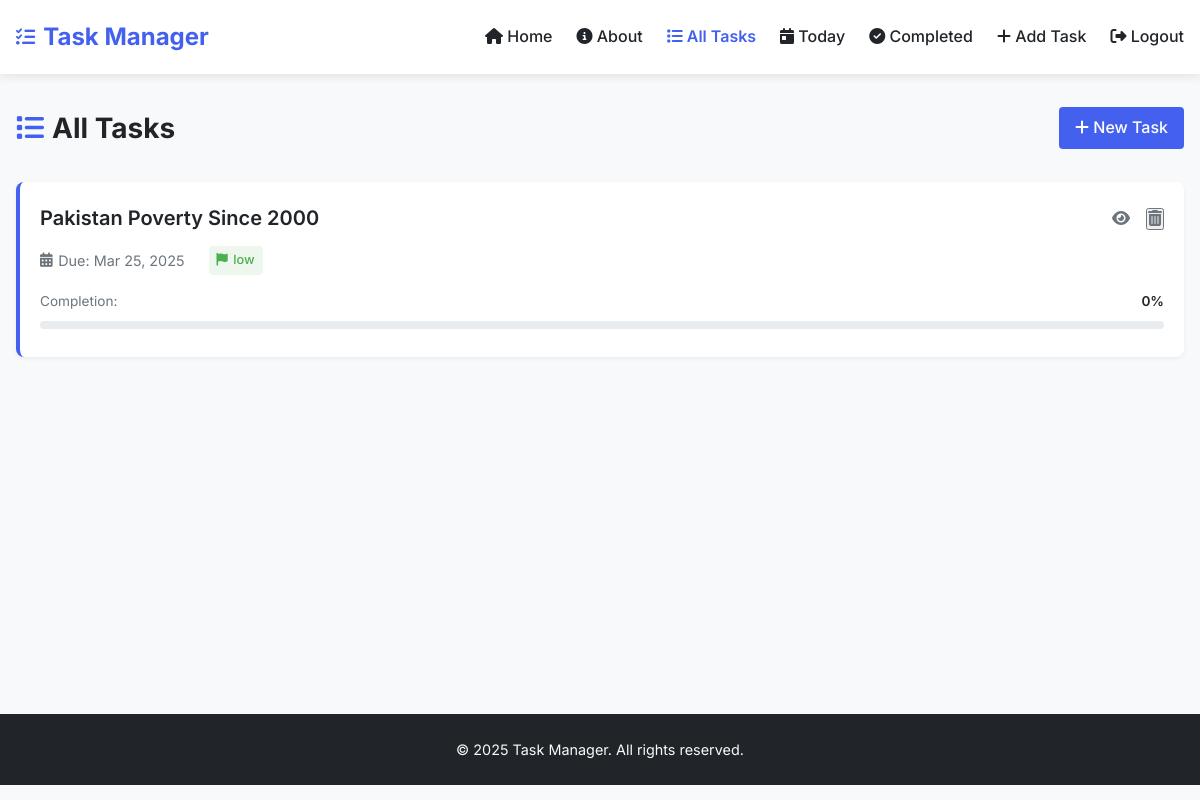
The app's page /all_tasks/ (signed in), older data.
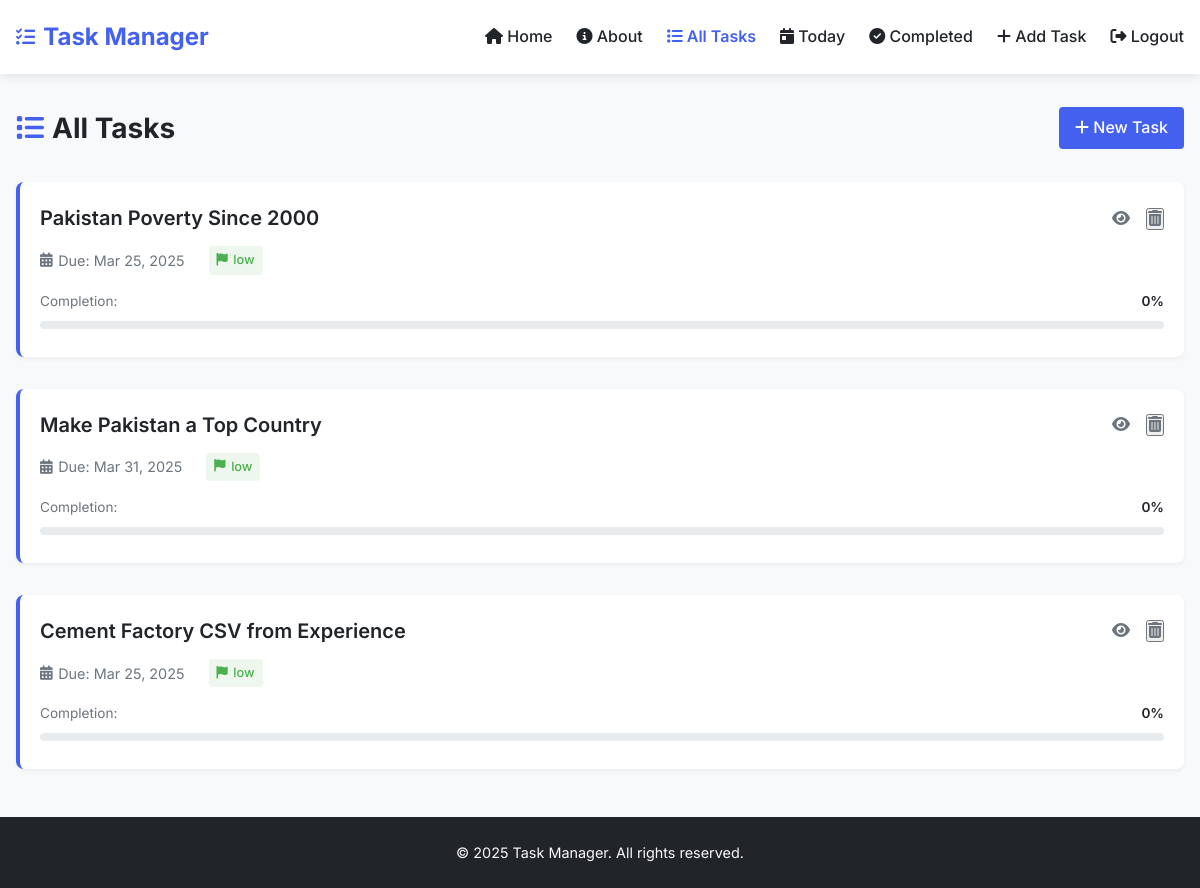
The same page, newer data.
### task_manager/models.py (models this page shows, shortened)
class Task(models.Model):
    user = models.ForeignKey(settings.AUTH_USER_MODEL, on_delete=models.CASCADE)
    description = models.TextField()
    title = models.CharField(max_length=200, blank=True, null=True)  # Add title field
    start_date = models.DateField()
    due_date = models.DateField()
    priority = models.CharField(max_length=10, choices=[
        ('High', 'High'),
        ('Medium', 'Medium'),
        ('Low', 'Low'),
    ])
    completed = models.BooleanField(default=False)

### task_manager/views.py (the view)
# urls.py: path("all_tasks/", views.all_tasks, name="all_tasks"),
@login_required
def all_tasks(request):
    tasks = Task.objects.filter(user=request.user)
    for task in tasks:
        task.subtasks = Subtask.objects.filter(task=task)
        total_subtasks = task.subtasks.count()
        completed_subtasks = task.subtasks.filter(completed=True).count()
        if total_subtasks > 0:
            task.completion_percentage = (completed_subtasks / total_subtasks) * 100
        else:
            task.completion_percentage = 0
    return render(request, 'all_tasks.html', {'tasks': tasks})

### task_manager/templates/all_tasks.html (shortened to what this page needs)
{% extends 'base.html' %}
{% block content %}
<div class="page-header">
    <div class="page-header-content">
        <h2 class="page-title">
            <i class="fas fa-list"></i> All Tasks
        </h2>
        <div class="page-actions">
            <a href="{% url 'add_task' %}" class="btn btn-primary">
                <i class="fas fa-plus"></i> New Task
            </a>
        </div>
    </div>
</div>
{% if tasks %}
    <div class="task-list">
        {% for task in tasks %}
            <div class="task-item {% if task.completion_percentage == 100 %}completed{% endif %}">
                <div class="task-header">
                    <h3 class="task-title">
                        <a href="{% url 'task_detail' task.id %}">{{ task.title }}</a>
                    </h3>
                    <div class="task-actions">
                        <a href="{% url 'task_detail' task.id %}" class="task-action" title="View Details">
                            <i class="fas fa-eye"></i>
                        </a>
                        <form id="delete-form-{{ task.id }}" action="{% url 'delete_task' task.id %}" method="POST" style="display: inline;">
                            <button type="button" class="task-action delete" title="Delete Task" onclick="confirmDelete('{{ task.id }}');">
                                <i class="fas fa-trash-alt"></i>
                            </button>
                        </form>
                    </div>
                </div>
                <div class="task-meta">
                    <span><i class="fas fa-calendar-alt"></i> Due: {{ task.due_date|date:"M d, Y" }}</span>
                    <span class="priority priority-{{ task.priority|lower }}">
                        <i class="fas fa-flag"></i> {{ task.priority }}
                    </span>
                </div>
                <div class="task-progress">
                    <div class="progress-info">
                        <span class="progress-label">Completion:</span>
                        <span class="progress-percentage">{{ task.completion_percentage|floatformat:0 }}%</span>
                    </div>
                    <div class="progress-bar-container">
                    </div>
                </div>
            </div>
        {% endfor %}
    </div>
{% endif %}
{% endblock %}

Row changes from the older to the newer data that the page shows:
added Task: title "Make Pakistan a Top Country", due_date "Mar 31, 2025", priority "low", completion_percentage "0"
added Task: title "Cement Factory CSV from Experience", due_date "Mar 25, 2025", priority "low", completion_percentage "0"
